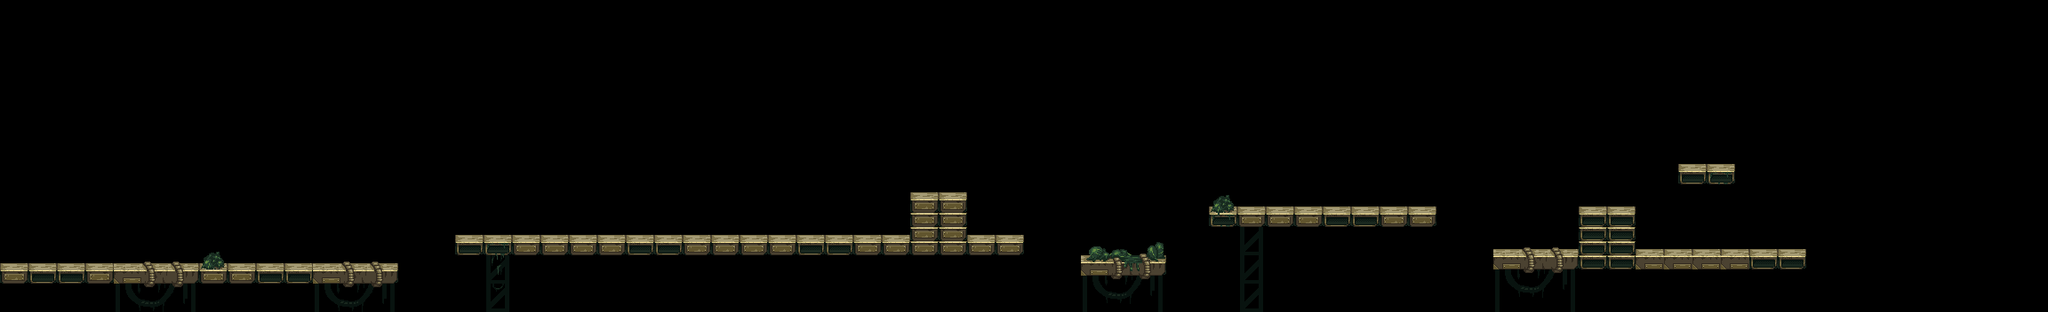

Below is a game level as drawn by its tile map, then a one-line description and the .tmx that defines it (tile-layer data replaced by summaries):
An orthogonal 144x22 tile map with 16x16 px tiles, 1 tile layer (platform), 2 tilesets and 125 objects (109x platform, 8x collision).

<map version="1.2" tiledversion="1.2.4" orientation="orthogonal" renderorder="right-down" width="144" height="22" tilewidth="16" tileheight="16" infinite="0" nextlayerid="11" nextobjectid="156">
 <tileset firstgid="1" source="background.tsx" />
 <tileset firstgid="3" source="foreground.tsx" />
 <objectgroup id="2" name="background">
  <object id="2" gid="2" x="0" y="352" width="384" height="352" />
  <object id="6" gid="2" x="384" y="352" width="384" height="352" />
  <object id="7" gid="2" x="768" y="352" width="384" height="352" />
  <object id="11" gid="2" x="1152" y="352" width="384" height="352" />
  <object id="12" gid="2" x="1536" y="352" width="384" height="352" />
  <object id="13" gid="2" x="1920" y="352" width="384" height="352" />
 </objectgroup>
 <objectgroup id="4" name="truss">
  <object id="9" gid="1" x="0" y="352" width="832" height="352" />
  <object id="10" gid="1" x="1472" y="352" width="832" height="352" />
 </objectgroup>
 <objectgroup id="8" name="platform">
  <object id="30" type="platform" x="128" y="288" width="96" height="64">
   <properties>
    <property name="spriteindex" type="int" value="10" />
   </properties>
  </object>
  <object id="31" type="platform" x="0" y="304" width="32" height="16">
   <properties>
    <property name="spriteindex" type="int" value="7" />
   </properties>
  </object>
  <object id="32" type="platform" x="32" y="304" width="32" height="16">
   <properties>
    <property name="spriteindex" type="int" value="2" />
   </properties>
  </object>
  <object id="35" type="platform" x="96" y="304" width="32" height="16">
   <properties>
    <property name="spriteindex" type="int" value="7" />
   </properties>
  </object>
  <object id="36" type="platform" x="64" y="304" width="32" height="16">
   <properties>
    <property name="spriteindex" type="int" value="2" />
   </properties>
  </object>
  <object id="37" type="platform" x="0" y="288" width="32" height="16">
   <properties>
    <property name="spriteindex" type="int" value="1" />
   </properties>
  </object>
  <object id="38" type="platform" x="96" y="288" width="32" height="16">
   <properties>
    <property name="spriteindex" type="int" value="1" />
   </properties>
  </object>
  <object id="39" type="platform" x="64" y="288" width="32" height="16">
   <properties>
    <property name="spriteindex" type="int" value="1" />
   </properties>
  </object>
  <object id="40" type="platform" x="32" y="288" width="32" height="16">
   <properties>
    <property name="spriteindex" type="int" value="1" />
   </properties>
  </object>
  <object id="41" type="platform" x="256" y="304" width="32" height="16">
   <properties>
    <property name="spriteindex" type="int" value="7" />
   </properties>
  </object>
  <object id="42" type="platform" x="224" y="304" width="32" height="16">
   <properties>
    <property name="spriteindex" type="int" value="7" />
   </properties>
  </object>
  <object id="43" type="platform" x="320" y="304" width="32" height="16">
   <properties>
    <property name="spriteindex" type="int" value="2" />
   </properties>
  </object>
  <object id="44" type="platform" x="288" y="304" width="32" height="16">
   <properties>
    <property name="spriteindex" type="int" value="2" />
   </properties>
  </object>
  <object id="45" type="platform" x="256" y="288" width="32" height="16">
   <properties>
    <property name="spriteindex" type="int" value="1" />
   </properties>
  </object>
  <object id="46" type="platform" x="320" y="288" width="32" height="16">
   <properties>
    <property name="spriteindex" type="int" value="1" />
   </properties>
  </object>
  <object id="47" type="platform" x="288" y="288" width="32" height="16">
   <properties>
    <property name="spriteindex" type="int" value="1" />
   </properties>
  </object>
  <object id="48" type="platform" x="352" y="288" width="96" height="64">
   <properties>
    <property name="spriteindex" type="int" value="10" />
   </properties>
  </object>
  <object id="49" type="platform" x="224" y="272" width="32" height="32">
   <properties>
    <property name="spriteindex" type="int" value="5" />
   </properties>
  </object>
  <object id="51" type="platform" x="512" y="256" width="64" height="80">
   <properties>
    <property name="spriteindex" type="int" value="0" />
   </properties>
  </object>
  <object id="52" type="platform" x="544" y="336" width="32" height="16">
   <properties>
    <property name="spriteindex" type="int" value="9" />
   </properties>
  </object>
  <object id="53" type="platform" x="992" y="256" width="32" height="16">
   <properties>
    <property name="spriteindex" type="int" value="1" />
   </properties>
  </object>
  <object id="54" type="platform" x="960" y="256" width="32" height="16">
   <properties>
    <property name="spriteindex" type="int" value="1" />
   </properties>
  </object>
  <object id="55" type="platform" x="928" y="256" width="32" height="16">
   <properties>
    <property name="spriteindex" type="int" value="1" />
   </properties>
  </object>
  <object id="56" type="platform" x="896" y="256" width="32" height="16">
   <properties>
    <property name="spriteindex" type="int" value="1" />
   </properties>
  </object>
  <object id="57" type="platform" x="864" y="256" width="32" height="16">
   <properties>
    <property name="spriteindex" type="int" value="1" />
   </properties>
  </object>
  <object id="58" type="platform" x="832" y="256" width="32" height="16">
   <properties>
    <property name="spriteindex" type="int" value="1" />
   </properties>
  </object>
  <object id="59" type="platform" x="800" y="256" width="32" height="16">
   <properties>
    <property name="spriteindex" type="int" value="1" />
   </properties>
  </object>
  <object id="60" type="platform" x="768" y="256" width="32" height="16">
   <properties>
    <property name="spriteindex" type="int" value="1" />
   </properties>
  </object>
  <object id="61" type="platform" x="736" y="256" width="32" height="16">
   <properties>
    <property name="spriteindex" type="int" value="1" />
   </properties>
  </object>
  <object id="62" type="platform" x="704" y="256" width="32" height="16">
   <properties>
    <property name="spriteindex" type="int" value="1" />
   </properties>
  </object>
  <object id="63" type="platform" x="672" y="256" width="32" height="16">
   <properties>
    <property name="spriteindex" type="int" value="1" />
   </properties>
  </object>
  <object id="64" type="platform" x="640" y="256" width="32" height="16">
   <properties>
    <property name="spriteindex" type="int" value="1" />
   </properties>
  </object>
  <object id="65" type="platform" x="608" y="256" width="32" height="16">
   <properties>
    <property name="spriteindex" type="int" value="1" />
   </properties>
  </object>
  <object id="66" type="platform" x="576" y="256" width="32" height="16">
   <properties>
    <property name="spriteindex" type="int" value="1" />
   </properties>
  </object>
  <object id="67" type="platform" x="1056" y="208" width="32" height="16">
   <properties>
    <property name="spriteindex" type="int" value="1" />
   </properties>
  </object>
  <object id="68" type="platform" x="1024" y="208" width="32" height="16">
   <properties>
    <property name="spriteindex" type="int" value="1" />
   </properties>
  </object>
  <object id="69" type="platform" x="864" y="272" width="32" height="16">
   <properties>
    <property name="spriteindex" type="int" value="7" />
   </properties>
  </object>
  <object id="70" type="platform" x="832" y="272" width="32" height="16">
   <properties>
    <property name="spriteindex" type="int" value="7" />
   </properties>
  </object>
  </objectgroup>
 <objectgroup id="10" name="collision">
  <!-- 8 objects omitted --></objectgroup>
 <layer id="9" name="platform" width="144" height="22">
  <data>[3168 cells, 351 non-empty, 94 distinct tile ids]</data>
 </layer>
</map>
<!-- 79 of 125 objects omitted -->
